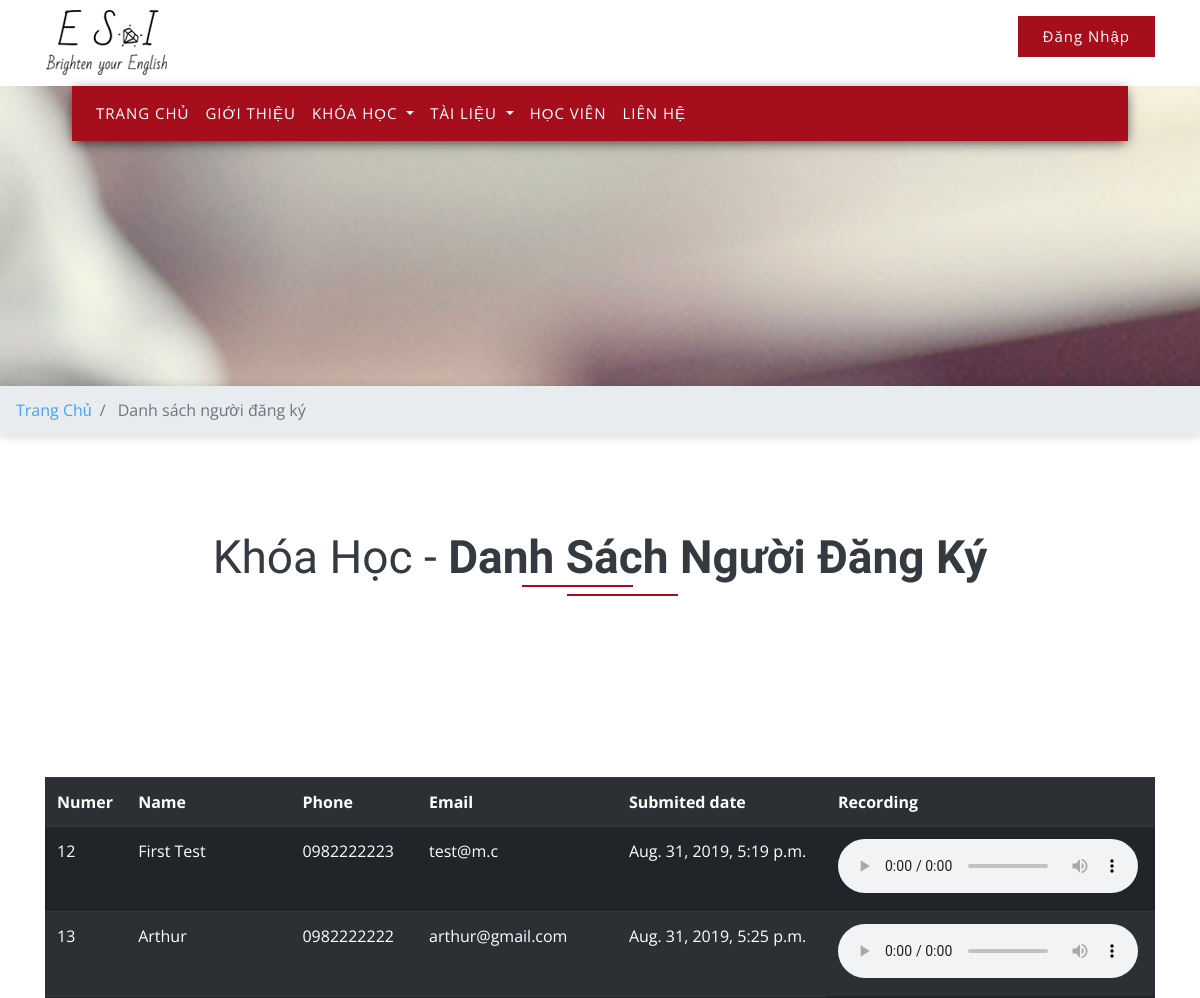
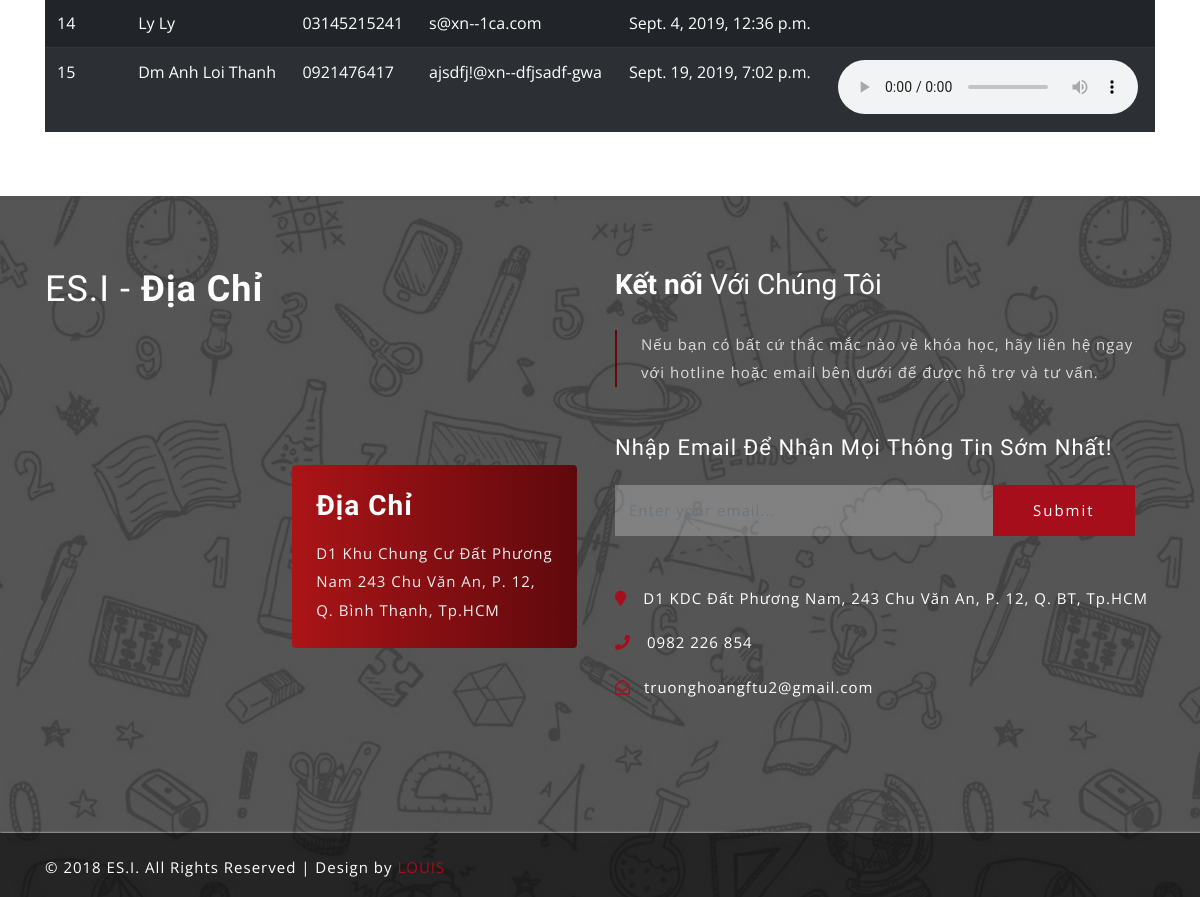
Page /esiadmin/ (signed in) on the committed database (2 pictures, top to bottom).
### registration/models.py (models this page shows, shortened)
class Contact(models.Model):
    name = models.CharField(blank=False, max_length=100)
    email = models.EmailField(blank=False)
    phone = models.TextField(blank=True)
    recording = models.FileField(upload_to='registration')
    submit_date = models.DateTimeField(default=timezone.now)

### esiadmin/views.py (the view)
# urls.py: path('', views.ContactListView.as_view(), name = 'esiadmin'),
class ContactListView(ListView):
    model = Contact

### registration/templates/registration/contact_list.html (shortened to what this page needs)
{% extends "base.html" %}
{% block title1 %}
{% block title2 %}
{% block title3 %}
Danh sách người đăng ký
{% endblock title3 %}
{% endblock title2 %}
{% endblock title1 %}
{% block content %}
  {% if user.is_authenticated %}
  <table class="table table-striped table-dark">
    <tbody>
      <tr>
        <th>Numer</th>
        <th>Name</th>
        <th>Phone</th>
        <th>Email</th>
        <th>Submited date</th>
        <th>Recording</th>
      </tr>
      {% for contact in contact_list %}
        <tr>
          <td>{{contact.pk}}</td>
          <td>{{contact.name}}</td>
          <td>{{contact.phone}}</td>
          <td>{{contact.email}}</td>
          <td>{{contact.submit_date}}</td>
          {% if contact.recording %}
          <td>
            <audio src="{{ contact.recording.url }}" controls>
            </audio>
          </td>
          {% endif %}
          {% endfor %}
        </tr>
    </tbody>
  </table>
  {% else %}
  <h1>Xin lỗi nhưng bạn chưa có quyền vô trang này, hihi</h1>
  <h1>Truy cập <a href="{% url 'admin:index' %}">quản trị viên</a> để đăng nhập</h1>
  {% endif %}
{% endblock content %}

### static/esiapp/css/style.css (style rules this page uses)
body { padding: 0; margin: 0; background: #FFF; font-family: 'Open Sans', sans-serif; overflow-x: hidden; }

### rows in the picture
Contact: pk "12", name "First Test", phone "0982222223", email "test@m.c", submit_date "Aug. 31, 2019, 5:19 p.m."
Contact: pk "13", name "Arthur", phone "0982222222", email "arthur@gmail.com", submit_date "Aug. 31, 2019, 5:25 p.m."
Contact: pk "14", name "Ly Ly", phone "03145215241", email "s@xn--1ca.com", submit_date "Sept. 4, 2019, 12:36 p.m."
Contact: pk "15", name "Dm Anh Loi Thanh", phone "0921476417", email "ajsdfj!@xn--dfjsadf-gwa", submit_date "Sept. 19, 2019, 7:02 p.m."
